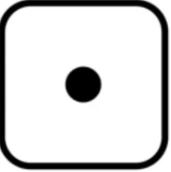
#> input picture images/die_1.PNG, 171 x 172 px, found by its file name; its folder holds 4 pictures in this run
$ python dice.py
#> lines starting #> are read from the running program, lines starting #| are printed output that depends on the picture
import random
from PIL import ImageTk, Image
import tkinter  as tk


class Dice:
    def __init__(self) -> None:
        self.roll = True
        self.Dice1 = 1
        self.Dice2 = 2
        self.Dice3 = 3
        self.Dice4 = 4
        self.Dice5 = 5
        self.Dice6 = 6
        self.Dice_list = []


    def roll (self):
        for i in range(5):
            num = random.randint(1,6)
            dice.append(num)
            die_spot_1 = tk.Label(image=image_list[dice[i]]).grid(row=1, column=0, padx=25)
            die_spot_2 = tk.Label(image=image_list[dice[i]]).grid(row=1, column=1, padx=25)
            die_spot_3 = tk.Label(image=image_list[dice[i]]).grid(row=1, column=2, padx=25)
            die_spot_4 = tk.Label(image=image_list[dice[i]]).grid(row=1, column=3, padx=25)
            die_spot_5 = tk.Label(image=image_list[dice[i]]).grid(row=1, column=4, padx=25)
        print (dice)

dice = []
image_list = [
    ImageTk.PhotoImage(Image.open(f'images\\die_{num}.PNG')) for num in range(1,7)
    ]
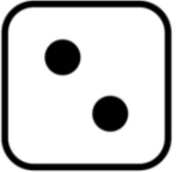
#> input picture images/die_2.PNG, 176 x 172 px, found by its file name
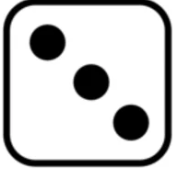
#> input picture images/die_3.PNG, 175 x 170 px, found by its file name
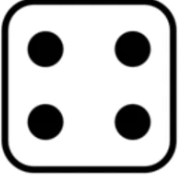
#> input picture images/die_4.PNG, 179 x 176 px, found by its file name
#> (the run stopped early here; a loop or call above may not have finished)
